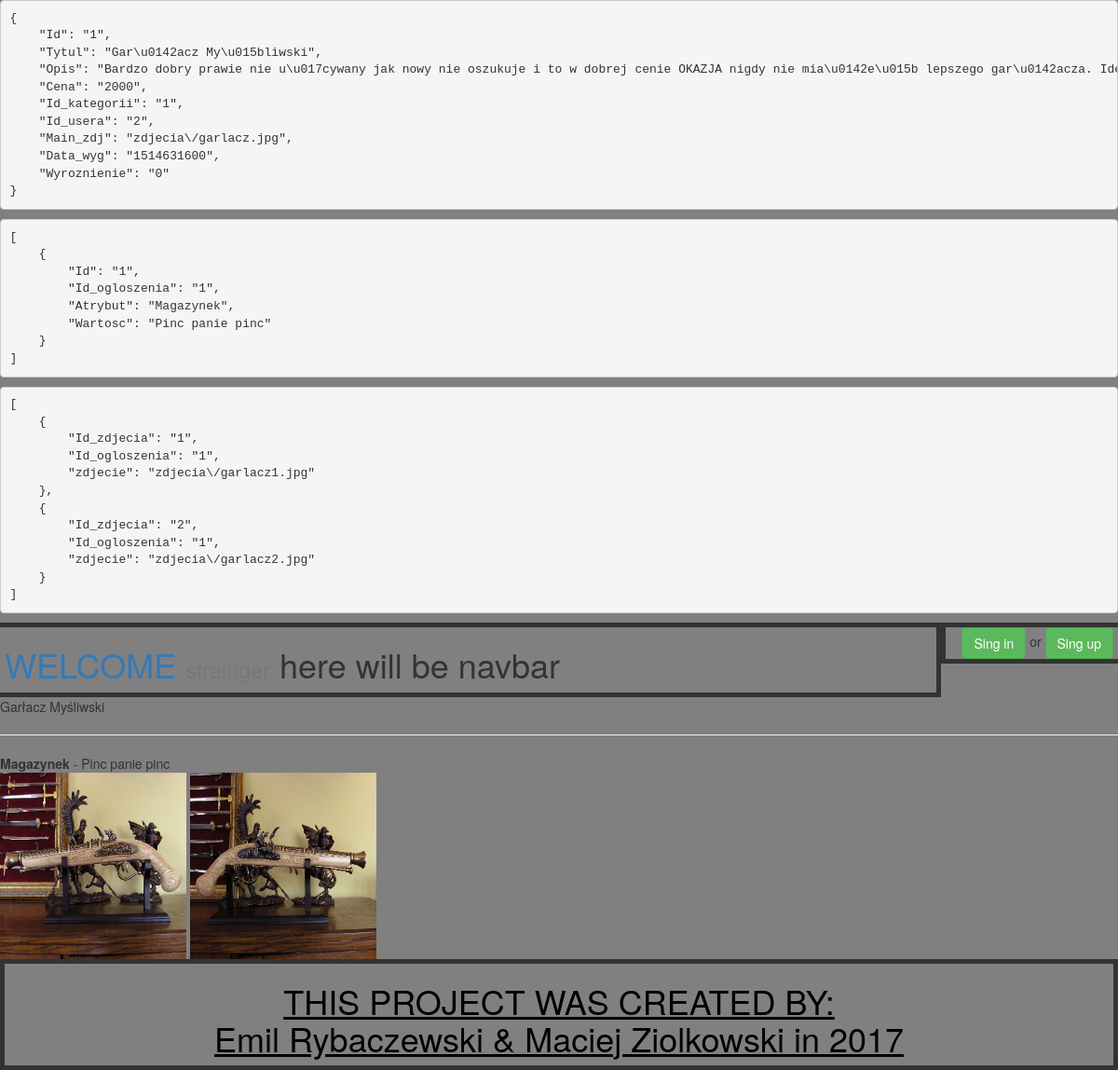
The page /index.php/Ogloszenia/jedno/1 on the database its author committed.
### tables this page shows
CREATE TABLE `ogloszenia` (
  `Id` int(11) NOT NULL,
  `Tytul` text NOT NULL,
  `Opis` text NOT NULL,
  `Cena` float NOT NULL,
  `Id_kategorii` int(11) NOT NULL,
  `Id_usera` int(11) NOT NULL,
  `Main_zdj` varchar(64) NOT NULL,
  `Data_wyg` int(11) NOT NULL,
  `Wyroznienie` tinyint(1) NOT NULL DEFAULT '0'
);

CREATE TABLE `parametry_ogloszenia` (
  `Id` int(11) NOT NULL,
  `Id_ogloszenia` int(11) NOT NULL,
  `Atrybut` text NOT NULL,
  `Wartosc` text NOT NULL
);

CREATE TABLE `zdjecia` (
  `Id_zdjecia` int(11) NOT NULL,
  `Id_ogloszenia` int(11) NOT NULL,
  `zdjecie` varchar(64) NOT NULL
);

### application/models/Ogloszenia_model.php (called while the page is built, shortened)
<?php
class Ogloszenia_model extends CI_Model
{
    public function getAnnoById($id)
    {
        $this->db->where('Id', $id);
        return $this->db->get('ogloszenia')->first_row();
    }
}

### application/controllers/Ogloszenia.php (called while the page is built, shortened)
<?php
class Ogloszenia extends CI_Controller
{
    public function __construct()
    {
        $this->load->helper('url');
        $this->load->helper('html');
        $this->load->model('Kategoria_model');
        $this->load->model('Ogloszenia_model');
        $this->load->model('Parametry_ogloszenia_model');
        $this->load->model('Usery_model');
        $this->load->model('Wiadomosci_model');
        $this->load->model('Zdjecia_model');
    }
    public function jedno($id_ogloszenia)
    {
        $ogloszenie = $ogloszenia = $this->Ogloszenia_model->getAnnoById($id_ogloszenia);
        $parametry_ogloszenia = $this->Parametry_ogloszenia_model->getParameters($id_ogloszenia);
        $zdjecia_byid = $this->Zdjecia_model->getByIdOgloszenia($id_ogloszenia);
        $query['ogloszenie']=$ogloszenie;
        $query['parametry_ogloszenia']=$parametry_ogloszenia;
        $query['zdjecia_byid']=$zdjecia_byid;
        $this->load->view('templates/header');
        $this->load->view('jedno', $query);
        $this->load->view('templates/footer');
    }
}

### index.php (called while the page is built, shortened)
<?php
require_once BASEPATH.'core/CodeIgniter.php';

### application/models/Parametry_ogloszenia_model.php (called while the page is built, shortened)
<?php
class Parametry_ogloszenia_model extends CI_Model
{
    public function getParameters($id_ogloszenia)
    {
        $this->db->where('Id_ogloszenia', $id_ogloszenia);
        return $this->db->get('parametry_ogloszenia')->result();
    }
}

### application/models/Zdjecia_model.php (called while the page is built, shortened)
<?php
class Zdjecia_model extends CI_Model
{
    public function getByIdOgloszenia($id_ogloszenia)
    {
        $this->db->where('id_ogloszenia', $id_ogloszenia);
        return $this->db->get('zdjecia')->result();
    }
}

### application/views/jedno.php (the view)
<?php
echo $ogloszenie->Tytul;
echo "<hr>";
foreach ($parametry_ogloszenia as $parametr) {
    echo "<b>{$parametr->Atrybut}</b> - {$parametr->Wartosc} <br>";
}
foreach ($zdjecia_byid as $zdjecia) {
    $zdj = $zdjecia->zdjecie; ?>
     <img src="<?=base_url($zdj)?>" height="200" width="200">
<?php
}
?>

### rows shown on the page
ogloszenia: Tytul "Garłacz Myśliwski"
parametry_ogloszenia: Atrybut "Magazynek", Wartosc "Pinc panie pinc"
zdjecia: zdjecie (picture)
zdjecia: zdjecie (picture)

### other values the page prints
anchor('/Welcome/', 'WELCOME') "WELCOME"
anchor('Logginc/', 'Sing in', 'class="btn btn-success"') "Sing in"
anchor('Form/index', 'Sing up', 'class="btn btn-success"') "Sing up"
